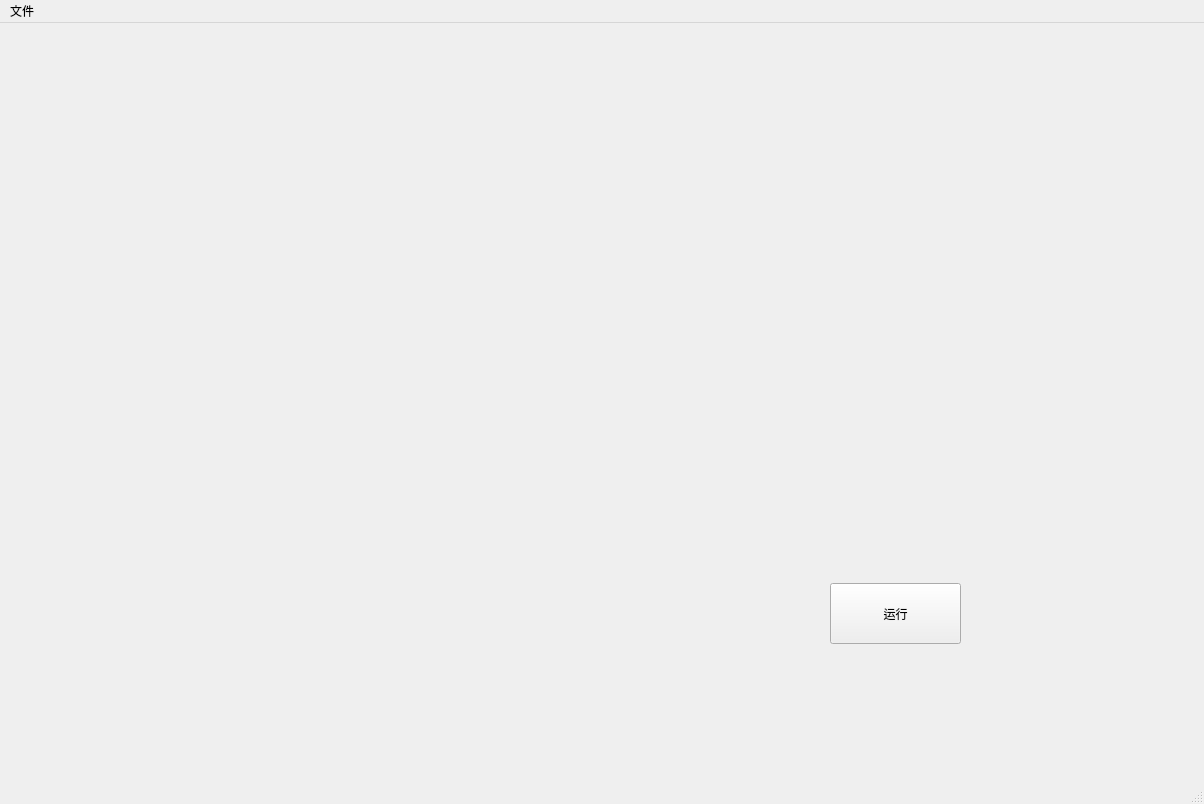
<?xml version="1.0" encoding="UTF-8"?>
<ui version="4.0">
 <class>MainWindow</class>
 <widget class="QMainWindow" name="MainWindow">
  <property name="geometry">
   <rect>
    <x>0</x>
    <y>0</y>
    <width>1204</width>
    <height>804</height>
   </rect>
  </property>
  <property name="windowTitle">
   <string>MainWindow</string>
  </property>
  <widget class="QWidget" name="centralwidget">
   <widget class="QPushButton" name="pushButton">
    <property name="geometry">
     <rect>
      <x>830</x>
      <y>560</y>
      <width>131</width>
      <height>61</height>
     </rect>
    </property>
    <property name="text">
     <string>运行</string>
    </property>
   </widget>
   <widget class="QWidget" name="frame1" native="true">
    <property name="geometry">
     <rect>
      <x>90</x>
      <y>100</y>
      <width>480</width>
      <height>360</height>
     </rect>
    </property>
   </widget>
   <widget class="QWidget" name="frame2" native="true">
    <property name="geometry">
     <rect>
      <x>680</x>
      <y>100</y>
      <width>480</width>
      <height>360</height>
     </rect>
    </property>
   </widget>
  </widget>
  <widget class="QMenuBar" name="menubar">
   <property name="geometry">
    <rect>
     <x>0</x>
     <y>0</y>
     <width>1204</width>
     <height>28</height>
    </rect>
   </property>
   <widget class="QMenu" name="File">
    <property name="title">
     <string>文件</string>
    </property>
    <addaction name="Open"/>
   </widget>
   <addaction name="File"/>
  </widget>
  <widget class="QStatusBar" name="statusbar"/>
  <action name="Open">
   <property name="text">
    <string>打开图片</string>
   </property>
  </action>
 </widget>
 <resources/>
 <connections/>
</ui>
